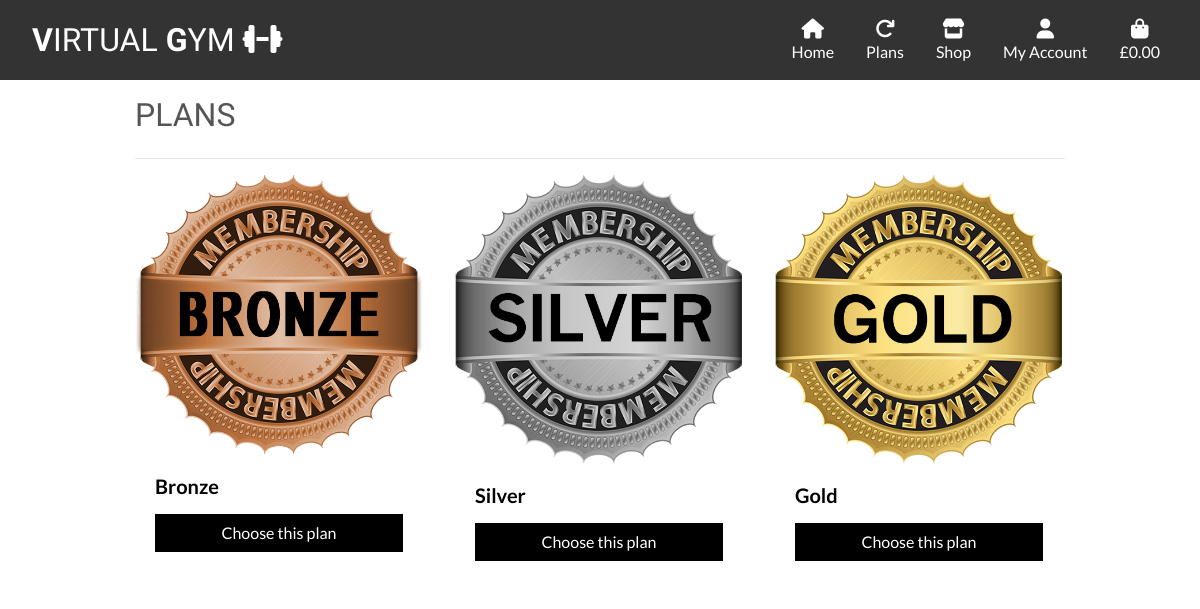
Page /plan/ on the earlier database version.
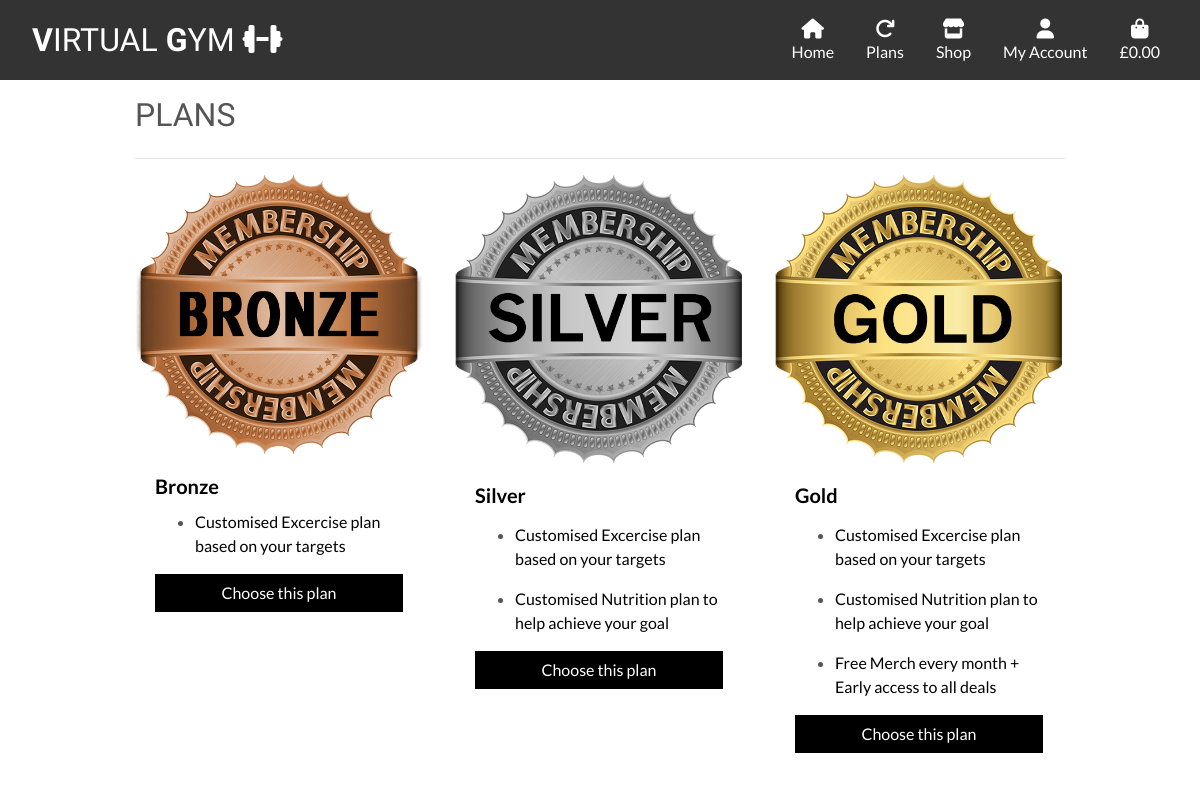
Same page on the later database version.
### plan/models.py (models this page shows, shortened)
class Plan(models.Model):
    name = models.CharField(max_length=100)
    image_url = models.URLField(max_length=1024, null=True, blank=True)
    image = models.ImageField(null=True, blank=True)
    user = models.ForeignKey(
        user,
        on_delete=models.CASCADE,
        default=1
    )

class Service(models.Model):
    pricing_tiers = models.ForeignKey(Plan, blank=True,
                                      on_delete=models.CASCADE)
    name = models.CharField(max_length=100)
    description = models.TextField()

### plan/views.py (the view)
# urls.py: path('', views.all_plan, name='plan'),
def all_plan(request):
    plan = Plan.objects.all()
    service = Service.objects.all()
    context = {
        'plan': plan,
        'service': service,
    }
    return render(request, 'plan/plan.html', context)

### bag/contexts.py (called while the page is built, shortened)
def bag_contents(request):
    bag_items = []
    total = 0
    product_count = 0
    bag = request.session.get('bag', {})
    if total < settings.FREE_DELIVERY_THRESHOLD:
        delivery = total * Decimal(settings.STANDARD_DELIVERY_PERCENTAGE / 100)
        free_delivery_delta = settings.FREE_DELIVERY_THRESHOLD - total
    else:
        delivery = 0
        free_delivery_delta = 0
    grand_total = delivery + total
    context = {
        'bag_items': bag_items,
        'total': total,
        'product_count': product_count,
        'delivery': delivery,
        'free_delivery_delta': free_delivery_delta,
        'free_delivery_threshold': settings.FREE_DELIVERY_THRESHOLD,
        'grand_total': grand_total,
    }
    return context

### plan/templates/plan/plan.html (shortened to what this page needs)
{% extends "base.html" %}
{% load static %}
{% block page-header %}
    <div class="container header-container">
    </div>
{% endblock %}
{% block content %}
    <div class="container mb-2">
        <div class="row">
            <div class="col mt-3">
                <h2 class="logo-font mb-4">Plans</h2>
                <hr>
            </div>
        </div>
        <div class="row">
            {% for p in plan %}
            <div class="col-12 col-md-4 mb-4">
                <div class="card membership-card-customisation" style="width: 18rem;">
                    {% if p.image %}
                        <img src="{{ p.image.url }}" class="card-img-top" alt="{{ p.name }}">
                    {% else %}
                        <a href="">
                            <img class="card-img-top img-fluid" src="{{ MEDIA_URL }}noimage.png" alt="{{ p.name }}">
                        </a>
                    {% endif %}
                    <div class="card-body">
                        <h5 class="card-title text-black"><strong>{{p.name}}</strong></h5>
                        {% for s in service %}
                        <ul>
                           {% if s.pricing_tiers.name == p.name %}
                               <li><p class="card-text membership-card-height text-black">{{s.description}}</p></li>
                            {% endif %}
                        </ul>
                        {% endfor %}
                        {% if request.user.is_authenticated %}
                            <a href="{% url 'user_check' %}" class="btn rounded-0 btn-black w-100">Choose this plan</a>
                        {% else %}
                            <a href="{% url 'account_login' %}" class="btn rounded-0 btn-black w-100">Choose this plan</a>
                        {% endif %}
                    </div>
                </div>
            </div>
            {% endfor %}
        </div>
    </div>
{% endblock %}

Differences in the rows shown:
changed Plan "Bronze": gains Service (description "Customised Excercise plan based on your targets")
changed Plan "Silver": gains Service (description "Customised Excercise plan based on your targets")
added Service: description "Customised Nutrition plan to help achieve your goal", shown under Plan "Silver"
changed Plan "Gold": gains Service (description "Customised Excercise plan based on your targets")
added Service: description "Customised Nutrition plan to help achieve your goal", shown under Plan "Gold"
added Service: description "Free Merch every month + Early access to all deals", shown under Plan "Gold"
